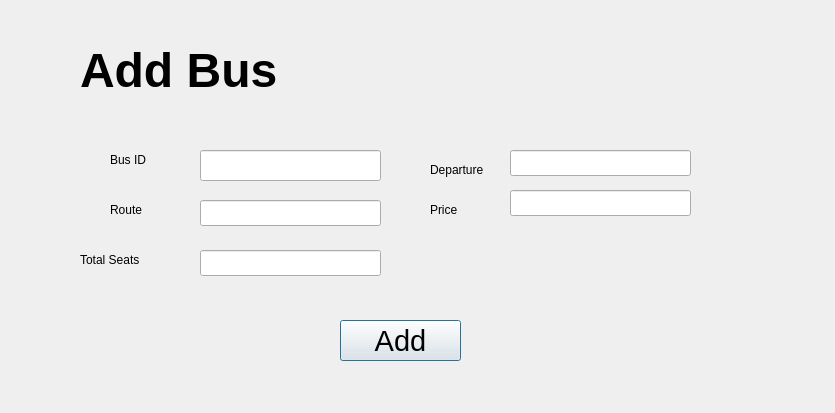
<?xml version="1.0" encoding="UTF-8"?>
<ui version="4.0">
 <class>add</class>
 <widget class="QDialog" name="add">
  <property name="geometry">
   <rect>
    <x>0</x>
    <y>0</y>
    <width>835</width>
    <height>413</height>
   </rect>
  </property>
  <property name="windowTitle">
   <string>Dialog</string>
  </property>
  <widget class="QLineEdit" name="txtID">
   <property name="geometry">
    <rect>
     <x>200</x>
     <y>150</y>
     <width>181</width>
     <height>31</height>
    </rect>
   </property>
  </widget>
  <widget class="QLineEdit" name="txtRoute">
   <property name="geometry">
    <rect>
     <x>200</x>
     <y>200</y>
     <width>181</width>
     <height>26</height>
    </rect>
   </property>
  </widget>
  <widget class="QLineEdit" name="txtSeats">
   <property name="geometry">
    <rect>
     <x>200</x>
     <y>250</y>
     <width>181</width>
     <height>26</height>
    </rect>
   </property>
  </widget>
  <widget class="QLineEdit" name="txtDep">
   <property name="geometry">
    <rect>
     <x>510</x>
     <y>150</y>
     <width>181</width>
     <height>26</height>
    </rect>
   </property>
  </widget>
  <widget class="QLabel" name="label">
   <property name="geometry">
    <rect>
     <x>110</x>
     <y>150</y>
     <width>63</width>
     <height>20</height>
    </rect>
   </property>
   <property name="text">
    <string>Bus ID</string>
   </property>
  </widget>
  <widget class="QLabel" name="label_2">
   <property name="geometry">
    <rect>
     <x>80</x>
     <y>250</y>
     <width>91</width>
     <height>20</height>
    </rect>
   </property>
   <property name="text">
    <string>Total Seats</string>
   </property>
  </widget>
  <widget class="QLabel" name="label_3">
   <property name="geometry">
    <rect>
     <x>110</x>
     <y>200</y>
     <width>63</width>
     <height>20</height>
    </rect>
   </property>
   <property name="text">
    <string>Route</string>
   </property>
  </widget>
  <widget class="QLabel" name="label_5">
   <property name="geometry">
    <rect>
     <x>430</x>
     <y>160</y>
     <width>91</width>
     <height>20</height>
    </rect>
   </property>
   <property name="text">
    <string>Departure</string>
   </property>
  </widget>
  <widget class="QLabel" name="label_7">
   <property name="geometry">
    <rect>
     <x>430</x>
     <y>200</y>
     <width>63</width>
     <height>20</height>
    </rect>
   </property>
   <property name="text">
    <string>Price</string>
   </property>
  </widget>
  <widget class="QLineEdit" name="lineEdit_6">
   <property name="geometry">
    <rect>
     <x>510</x>
     <y>190</y>
     <width>181</width>
     <height>26</height>
    </rect>
   </property>
  </widget>
  <widget class="QLabel" name="label_4">
   <property name="geometry">
    <rect>
     <x>80</x>
     <y>20</y>
     <width>481</width>
     <height>101</height>
    </rect>
   </property>
   <property name="font">
    <font>
     <pointsize>36</pointsize>
     <italic>false</italic>
     <bold>true</bold>
    </font>
   </property>
   <property name="text">
    <string>Add Bus</string>
   </property>
  </widget>
  <widget class="QPushButton" name="pushButton">
   <property name="geometry">
    <rect>
     <x>340</x>
     <y>320</y>
     <width>121</width>
     <height>41</height>
    </rect>
   </property>
   <property name="font">
    <font>
     <pointsize>22</pointsize>
    </font>
   </property>
   <property name="text">
    <string>Add</string>
   </property>
  </widget>
 </widget>
 <resources/>
 <connections/>
</ui>
